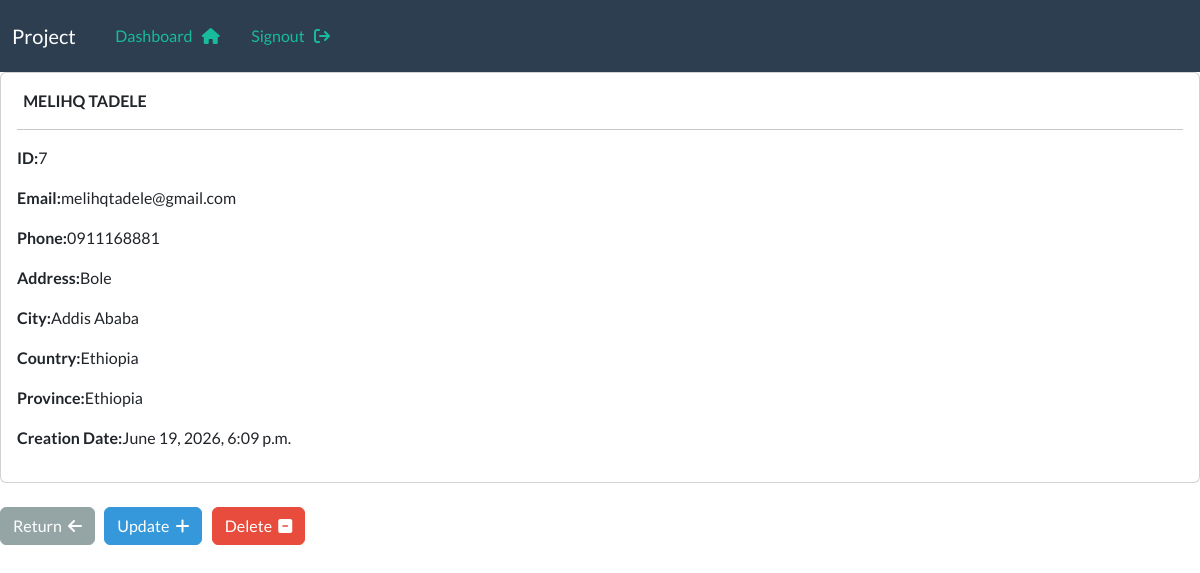
The app's page /record/7 (signed in) with its own data.
### webapp/models.py (models this page shows, shortened)
class Record(models.Model):
    creation_date = models.DateTimeField(auto_now_add=True)
    first_name = models.CharField(max_length=100)
    last_name = models.CharField(max_length=100)
    email = models.CharField(max_length=255)
    phone = models.CharField(max_length=20)
    address = models.CharField(max_length=200)
    city = models.CharField(max_length=200)
    country = models.CharField(max_length=200)
    province = models.CharField(max_length=100)

### webapp/views.py (the view)
# urls.py: path('record/<int:pk>', views.singular_record, name='record'),
@login_required(login_url='my-login')
def singular_record(request,pk):
    all_record = Record.objects.get(id=pk)
    context = {'record':all_record}
    return render(request, 'webapp/view-record.html', context=context)

### webapp/templates/webapp/view-record.html (shortened to what this page needs)
{% extends 'webapp/base.html' %}
{% load crispy_forms_tags %}
{% block content %}
    <div class="card">
        <div class="card-body">
            <strong>
                {{record.first_name|upper}}
                {{record.last_name|upper}}
             </strong>
             <hr>
            <p><strong>ID:</strong>{{record.id}}</p>
            <p><strong>Email:</strong>{{record.email}}</p>
            <p><strong>Phone:</strong>{{record.phone}}</p>
            <p><strong>Address:</strong>{{record.address}}</p>
            <p><strong>City:</strong>{{record.city}}</p>
            <p><strong>Country:</strong>{{record.country}}</p>
            <p><strong>Province:</strong>{{record.province}}</p>
            <p><strong>Creation Date:</strong>{{record.creation_date}}</p>
        </div>
    </div>
      <br>
        <a href="{% url 'dashboard' %}" class="btn btn-secondary">Return  &nbsp;<i class="fa fa-arrow-left" aria-hidden="true"></i></a>
        <a href="{% url 'update-record' record.id %}" class="btn btn-info">Update  &nbsp;<i class="fa fa-plus" aria-hidden="true"></i></a>
        <a href="{% url 'delete-record' record.id %}" class="btn btn-danger">Delete &nbsp;<i class="fa fa-minus-square" aria-hidden="true"></i></a>
{% endblock %}

### records on screen
Record: first_name "MELIHQ", last_name "TADELE", id "7", email "melihqtadele@gmail.com", phone "0911168881", address "Bole", city "Addis Ababa", country "Ethiopia", province "Ethiopia", creation_date "June 19, 2026, 6:09 p.m."
